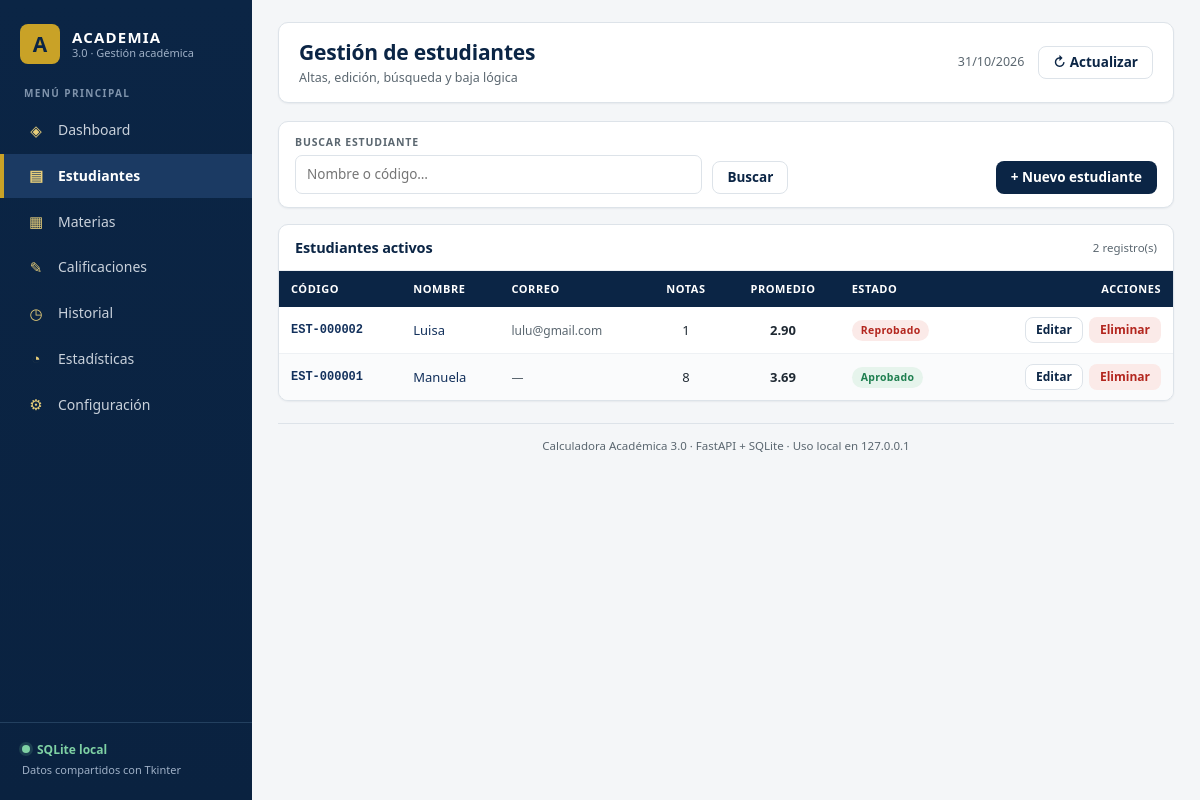
Page /estudiantes on the committed database.
### tables this page shows
CREATE TABLE estudiantes (
    id                 TEXT PRIMARY KEY,
    codigo             TEXT NOT NULL UNIQUE,
    nombre             TEXT NOT NULL CHECK (length(trim(nombre)) > 0),
    nombre_normalizado TEXT NOT NULL,
    correo             TEXT,
    origen             TEXT NOT NULL DEFAULT 'app'
                       CHECK (origen IN ('app', 'json_migracion')),
    huella_migracion   TEXT UNIQUE,
    creado_en          TEXT NOT NULL,
    actualizado_en     TEXT NOT NULL,
    eliminado_en       TEXT
);

### app/web/rutas.py (the view)
@router.get("/estudiantes")
def estudiantes(
    request: Request,
    busqueda: str = "",
    servicios: Servicios = Depends(servicios_lectura),
):
    resumen = servicios.analisis.resumen()
    texto = clave_nombre(busqueda.strip()) if busqueda.strip() else ""
    filas = [
        fila
        for fila in resumen.estudiantes
        if not texto
        or texto in clave_nombre(fila.estudiante.nombre)
        or texto in fila.estudiante.codigo.casefold()
    ]
    filas.sort(key=lambda fila: fila.estudiante.nombre)
    return _render(
        request,
        "estudiantes.html",
        "estudiantes",
        filas=filas,
        busqueda=busqueda,
    )

### app/web/templates/estudiantes.html (shortened to what this page needs)
{% extends "base.html" %}
{% block encabezado %}Gestión de estudiantes{% endblock %}
{% block subencabezado %}Altas, edición, búsqueda y baja lógica{% endblock %}
{% block contenido %}
<form class="barra-filtros" method="get" action="/estudiantes">
  <div class="campo busqueda">
    <label for="busqueda">Buscar estudiante</label>
    <input id="busqueda" name="busqueda" type="search" value="{{ busqueda }}" placeholder="Nombre o código…">
  </div>
  <button class="boton secundario" type="submit">Buscar</button>
  <a class="boton primario" href="/estudiantes/nuevo">+ Nuevo estudiante</a>
</form>
<section class="panel">
  <div class="panel-cabecera">
    <h2>Estudiantes activos</h2>
    <span class="subtitulo">{{ filas|length }} registro(s)</span>
  </div>
  <div class="panel-cuerpo sin-relleno">
    {% if filas %}
    <div class="tabla-envoltura">
      <table class="tabla">
        <thead>
          <tr>
            <th>Código</th>
            <th>Nombre</th>
            <th>Correo</th>
            <th class="num">Notas</th>
            <th class="num">Promedio</th>
            <th>Estado</th>
            <th style="text-align:right">Acciones</th>
          </tr>
        </thead>
        <tbody>
          {% for fila in filas %}
          <tr>
            <td class="codigo">{{ fila.estudiante.codigo }}</td>
            <td><a href="/historial?estudiante_id={{ fila.estudiante.id }}">{{ fila.estudiante.nombre }}</a></td>
            <td class="muted">{{ fila.estudiante.correo or "—" }}</td>
            <td class="num">{{ fila.notas }}</td>
            <td class="num"><strong>{{ fila.promedio|promedio }}</strong></td>
            <td><span class="insignia {{ fila.estado|clase_estado }}">{{ fila.estado|estado_legible }}</span></td>
            <td>
              <div class="acciones-fila">
                <a class="boton secundario pequeno" href="/estudiantes/{{ fila.estudiante.id }}/editar">Editar</a>
                <form method="post" action="/estudiantes/{{ fila.estudiante.id }}/eliminar" data-confirmar="¿Eliminar a {{ fila.estudiante.nombre }} del listado activo? Sus calificaciones se conservan.">
                  <button class="boton peligro pequeno" type="submit">Eliminar</button>
                </form>
              </div>
            </td>
          </tr>
          {% endfor %}
        </tbody>
      </table>
    </div>
    {% else %}
    <p class="vacio">
      {% if busqueda %}No se encontraron estudiantes para “{{ busqueda }}”.{% else %}Aún no hay estudiantes registrados.{% endif %}
      <br><a href="/estudiantes/nuevo">Registrar el primer estudiante</a>
    </p>
    {% endif %}
  </div>
</section>
{% endblock %}

### app/web/static/css/estilos.css (style rules this page uses)
:root { --azul: #0b2545; --azul-medio: #13315c; --azul-claro: #1b3a63; --dorado: #c9a227; --dorado-claro: #e7ce7a; --fondo: #f4f6f8; --blanco: #ffffff; --gris-borde: #dde3e9; --gris-suave: #eef1f4; --gris-texto: #5b6770; --texto: #1f2933; --verde: #1e7f4f; --verde-suave: #e6f4ec; --rojo: #b3261e; --rojo-suave: #fbeae8; --amarillo-suave: #fff6da; --sombra: 0 1px 2px rgba(11, 37, 69, 0.06); --radio: 10px; }
* { box-sizing: border-box; }
html, body { margin: 0; padding: 0; }
body { background: var(--fondo); color: var(--texto); font-family: "Segoe UI", system-ui, -apple-system, "Helvetica Neue", Arial, sans-serif; font-size: 15px; line-height: 1.45; }
a { color: var(--azul-medio); text-decoration: none; }
h1, h2, h3, h4 { margin: 0; color: var(--azul); letter-spacing: -0.01em; }
.boton { display: inline-flex; align-items: center; justify-content: center; gap: 6px; padding: 9px 14px; border: 1px solid transparent; border-radius: 8px; font: inherit; font-size: 13.5px; font-weight: 600; line-height: 1; cursor: pointer; white-space: nowrap; transition: background 0.15s ease, border-color 0.15s ease, color 0.15s ease; }
.boton.primario { background: var(--azul); color: var(--blanco); }
.boton.secundario { background: var(--blanco); border-color: var(--gris-borde); color: var(--azul); }
.boton.peligro { background: var(--rojo-suave); color: var(--rojo); }
.boton.pequeno { padding: 6px 10px; font-size: 12px; }
.acciones-fila { display: flex; flex-wrap: wrap; align-items: center; gap: 8px; }
.acciones-fila form { margin: 0; }
.panel { background: var(--blanco); border: 1px solid var(--gris-borde); border-radius: var(--radio); box-shadow: var(--sombra); overflow: hidden; }
.panel-cabecera { display: flex; flex-wrap: wrap; align-items: center; justify-content: space-between; gap: 10px; padding: 12px 16px; border-bottom: 1px solid var(--gris-suave); }
.panel-cabecera h2, .panel-cabecera h3 { font-size: 14.5px; }
.panel-cabecera .subtitulo { color: var(--gris-texto); font-size: 11.5px; font-weight: 400; }
.panel-cuerpo { padding: 16px; }
.panel-cuerpo.sin-relleno { padding: 0; }
.tabla-envoltura { width: 100%; overflow-x: auto; }
table.tabla { width: 100%; border-collapse: collapse; font-size: 13px; }
table.tabla thead th { padding: 10px 12px; background: var(--azul); color: var(--blanco); font-size: 11px; font-weight: 700; letter-spacing: 0.05em; text-align: left; text-transform: uppercase; white-space: nowrap; }
table.tabla tbody td { padding: 10px 12px; border-bottom: 1px solid var(--gris-suave); vertical-align: middle; }
table.tabla tbody tr:nth-child(even) { background: #fafbfc; }
table.tabla tbody tr:last-child td { border-bottom: 0; }
table.tabla .num { text-align: center; font-variant-numeric: tabular-nums; }
table.tabla .acciones-fila { justify-content: flex-end; gap: 6px; }
table.tabla .acciones-fila form { display: inline; }
.codigo { font-family: "Consolas", "Courier New", monospace; font-size: 12px; color: var(--azul-medio); font-weight: 600; }
.muted { color: var(--gris-texto); font-size: 12px; }
.insignia { display: inline-block; padding: 3px 9px; border-radius: 999px; font-size: 10.5px; font-weight: 700; letter-spacing: 0.03em; white-space: nowrap; }
.insignia.aprobado { background: var(--verde-suave); color: var(--verde); }
.insignia.reprobado { background: var(--rojo-suave); color: var(--rojo); }
.campo { display: flex; flex-direction: column; gap: 5px; min-width: 0; }
.campo label { color: var(--gris-texto); font-size: 10.5px; font-weight: 700; letter-spacing: 0.08em; text-transform: uppercase; }
.campo input, .campo select, .campo textarea { width: 100%; padding: 9px 11px; border: 1px solid var(--gris-borde); border-radius: 7px; background: var(--blanco); color: var(--texto); font: inherit; font-size: 13.5px; outline: none; transition: border-color 0.15s ease, box-shadow 0.15s ease; }
.barra-filtros { display: flex; flex-wrap: wrap; align-items: flex-end; gap: 10px; padding: 13px 16px; margin-bottom: 16px; background: var(--blanco); border: 1px solid var(--gris-borde); border-radius: var(--radio); box-shadow: var(--sombra); }
.barra-filtros .campo { min-width: 160px; }
.barra-filtros .campo.busqueda { flex: 1 1 220px; }

### rows in the picture
estudiantes: estudiante.codigo "EST-000002", estudiante.nombre "Luisa", estudiante "lulu@gmail.com"
estudiantes: estudiante.codigo "EST-000001", estudiante.nombre "Manuela"

### other values in the picture
{{ hoy }} "31/10/2026"
{{ filas|length }} "2"
{{ fila.notas }} "1" "8"
{{ fila.promedio|promedio }} "2.90" "3.69"
{{ fila.estado|estado_legible }} "Reprobado" "Aprobado"
{{ fila.estudiante.correo or "—" }} "—"
